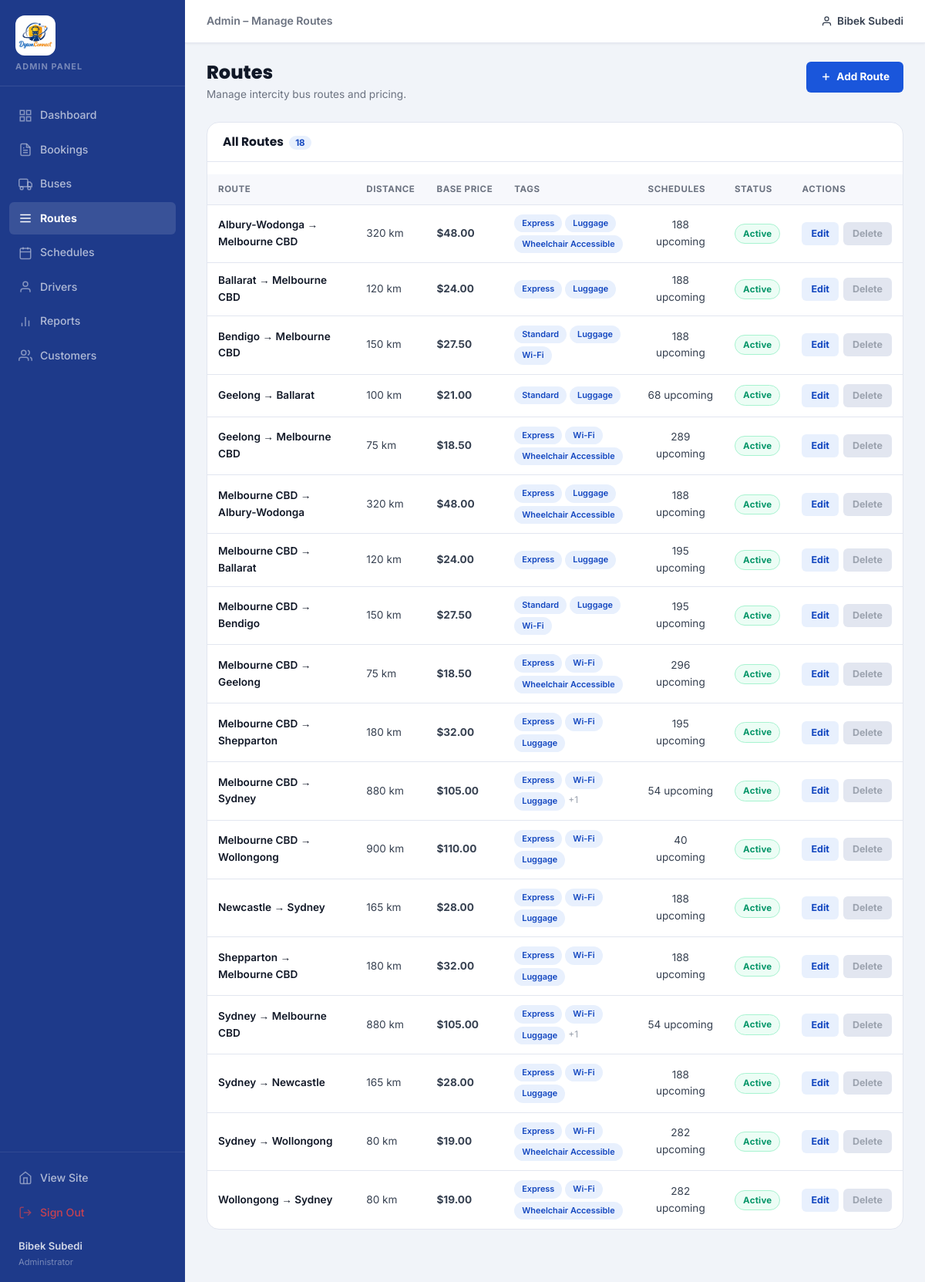
The page /admin/routes.php (signed in) on the database its author committed.
### tables this page shows
CREATE TABLE routes (
    route_id    INT           UNSIGNED NOT NULL AUTO_INCREMENT,
    origin      VARCHAR(100)  NOT NULL,
    destination VARCHAR(100)  NOT NULL,
    distance_km SMALLINT      UNSIGNED NOT NULL DEFAULT 0,
    base_price  DECIMAL(8,2)  NOT NULL,
    route_tags  VARCHAR(255)  DEFAULT NULL,
    status      ENUM('active','inactive') NOT NULL DEFAULT 'active',
    created_at  DATETIME      NOT NULL DEFAULT CURRENT_TIMESTAMP,
    PRIMARY KEY (route_id)
);

### includes/functions.php (called while the page is built, shortened)
<?php
function parseRouteTags($tagsString) {
    return array_map('trim', explode(',', $tagsString));
}
function e($value) {
    return htmlspecialchars((string) $value, ENT_QUOTES, 'UTF-8');
}
function formatCurrency($amount) {
    return '$' . number_format((float) $amount, 2);
}

### admin/routes.php (the view, shortened to what this page needs)
<?php
require_once '../includes/db_connect.php';
require_once '../includes/functions.php';
$action      = $_POST['action'] ?? $_GET['action'] ?? '';
$routes = $conn->query("
    SELECT r.*,
           COUNT(DISTINCT s.schedule_id) AS total_schedules,
           COUNT(DISTINCT CASE WHEN s.departure_date >= CURDATE()
                               AND s.status IN ('scheduled') THEN s.schedule_id END) AS upcoming_schedules
    FROM  routes r
    LEFT JOIN schedules s ON s.route_id = r.route_id
    GROUP BY r.route_id
    ORDER BY r.origin, r.destination
")->fetch_all(MYSQLI_ASSOC);
require_once 'admin_header.php';
?>
<div class="admin-page-header">
    <div>
        <h1 class="admin-page-title">Routes</h1>
        <p class="admin-page-sub">Manage intercity bus routes and pricing.</p>
    </div>
    <?php if ($action !== 'add'): ?>
    <a href="<?= BASE_URL ?>admin/routes.php?action=add" class="btn-admin-primary">
        <svg width="15" height="15" viewBox="0 0 24 24" fill="none" stroke="currentColor" stroke-width="2.5"><line x1="12" y1="5" x2="12" y2="19"/><line x1="5" y1="12" x2="19" y2="12"/></svg>
        Add Route
    </a>
    <?php endif; ?>
</div>
<div class="admin-card" style="padding:0; overflow:hidden;">
    <div class="admin-card-header" style="padding:16px 20px;">
        <h2 class="admin-card-title">All Routes <span class="admin-count-badge"><?= count($routes) ?></span></h2>
    </div>
    <?php if (empty($routes)): ?>
        <div class="admin-empty">No routes yet. Add one above.</div>
    <?php else: ?>
    <div class="admin-table-wrap">
        <table class="admin-table">
            <thead>
                <tr>
                    <th>Route</th>
                    <th>Distance</th>
                    <th>Base Price</th>
                    <th>Tags</th>
                    <th>Schedules</th>
                    <th>Status</th>
                    <th style="width:140px">Actions</th>
                </tr>
            </thead>
            <tbody>
            <?php foreach ($routes as $rt):
                $hasSchedules = (int)$rt['upcoming_schedules'] > 0;
                $tags = parseRouteTags($rt['route_tags']);
            ?>
            <tr>
                <td>
                    <span class="td-name"><?= e($rt['origin']) ?> → <?= e($rt['destination']) ?></span>
                </td>
                <td><?= (int)$rt['distance_km'] ?> km</td>
                <td class="td-amount"><?= formatCurrency($rt['base_price']) ?></td>
                <td>
                    <div class="admin-tags-wrap">
                        <?php foreach (array_slice($tags, 0, 3) as $tag): ?>
                            <span class="route-tag" style="font-size:0.68rem;"><?= e($tag) ?></span>
                        <?php endforeach; ?>
                        <?php if (count($tags) > 3): ?>
                            <span class="td-muted" style="font-size:0.75rem;">+<?= count($tags) - 3 ?></span>
                        <?php endif; ?>
                    </div>
                </td>
                <td class="td-center">
                    <span title="<?= (int)$rt['upcoming_schedules'] ?> upcoming / <?= (int)$rt['total_schedules'] ?> total">
                        <?= (int)$rt['upcoming_schedules'] ?> upcoming
                    </span>
                </td>
                <td>
                    <span class="status-pill <?= $rt['status'] === 'active' ? 'status-pill--active' : 'status-pill--inactive' ?>">
                        <?= ucfirst(e($rt['status'])) ?>
                    </span>
                </td>
                <td>
                    <div class="admin-row-actions">
                        <a href="<?= BASE_URL ?>admin/routes.php?action=edit&route_id=<?= (int)$rt['route_id'] ?>" class="btn-row-edit">Edit</a>
                        <?php if ($hasSchedules): ?>
                            <span class="btn-row-delete btn-row-delete--disabled" title="Has active schedules — cannot delete">Delete</span>
                        <?php endif; ?>
                    </div>
                </td>
            </tr>
            <?php endforeach; ?>
            </tbody>
        </table>
    </div>
    <?php endif; ?>
</div>
<?php require_once 'admin_footer.php'; ?>

### rows shown on the page
routes: origin "Albury-Wodonga", destination "Melbourne CBD", distance_km "320", base_price "$48.00", route_tags "Express", route_tags "Luggage", route_tags "Wheelchair Accessible", upcoming_schedules "188", status "Active"
routes: origin "Ballarat", destination "Melbourne CBD", distance_km "120", base_price "$24.00", route_tags "Express", route_tags "Luggage", upcoming_schedules "188", status "Active"
routes: origin "Bendigo", destination "Melbourne CBD", distance_km "150", base_price "$27.50", route_tags "Standard", route_tags "Luggage", route_tags "Wi-Fi", upcoming_schedules "188", status "Active"
routes: origin "Geelong", destination "Ballarat", distance_km "100", base_price "$21.00", route_tags "Standard", route_tags "Luggage", upcoming_schedules "68", status "Active"
routes: origin "Geelong", destination "Melbourne CBD", distance_km "75", base_price "$18.50", route_tags "Express", route_tags "Wi-Fi", route_tags "Wheelchair Accessible", upcoming_schedules "289", status "Active"
routes: origin "Melbourne CBD", destination "Albury-Wodonga", distance_km "320", base_price "$48.00", route_tags "Express", route_tags "Luggage", route_tags "Wheelchair Accessible", upcoming_schedules "188", status "Active"
routes: origin "Melbourne CBD", destination "Ballarat", distance_km "120", base_price "$24.00", route_tags "Express", route_tags "Luggage", upcoming_schedules "195", status "Active"
routes: origin "Melbourne CBD", destination "Bendigo", distance_km "150", base_price "$27.50", route_tags "Standard", route_tags "Luggage", route_tags "Wi-Fi", upcoming_schedules "195", status "Active"
routes: origin "Melbourne CBD", destination "Geelong", distance_km "75", base_price "$18.50", route_tags "Express", route_tags "Wi-Fi", route_tags "Wheelchair Accessible", upcoming_schedules "296", status "Active"
routes: origin "Melbourne CBD", destination "Shepparton", distance_km "180", base_price "$32.00", route_tags "Express", route_tags "Wi-Fi", route_tags "Luggage", upcoming_schedules "195", status "Active"
routes: origin "Melbourne CBD", destination "Sydney", distance_km "880", base_price "$105.00", route_tags "Express", route_tags "Wi-Fi", route_tags "Luggage", count($tags)-3 "1", upcoming_schedules "54", status "Active"
routes: origin "Melbourne CBD", destination "Wollongong", distance_km "900", base_price "$110.00", route_tags "Express", route_tags "Wi-Fi", route_tags "Luggage", upcoming_schedules "40", status "Active"
routes: origin "Newcastle", destination "Sydney", distance_km "165", base_price "$28.00", route_tags "Express", route_tags "Wi-Fi", route_tags "Luggage", upcoming_schedules "188", status "Active"
routes: origin "Shepparton", destination "Melbourne CBD", distance_km "180", base_price "$32.00", route_tags "Express", route_tags "Wi-Fi", route_tags "Luggage", upcoming_schedules "188", status "Active"
routes: origin "Sydney", destination "Melbourne CBD", distance_km "880", base_price "$105.00", route_tags "Express", route_tags "Wi-Fi", route_tags "Luggage", count($tags)-3 "1", upcoming_schedules "54", status "Active"
routes: origin "Sydney", destination "Newcastle", distance_km "165", base_price "$28.00", route_tags "Express", route_tags "Wi-Fi", route_tags "Luggage", upcoming_schedules "188", status "Active"
routes: origin "Sydney", destination "Wollongong", distance_km "80", base_price "$19.00", route_tags "Express", route_tags "Wi-Fi", route_tags "Wheelchair Accessible", upcoming_schedules "282", status "Active"
routes: origin "Wollongong", destination "Sydney", distance_km "80", base_price "$19.00", route_tags "Express", route_tags "Wi-Fi", route_tags "Wheelchair Accessible", upcoming_schedules "282", status "Active"

### other values the page prints
currentUserName() "Bibek Subedi"
$pageTitle "Admin – Manage Routes"
count($routes) "18"
